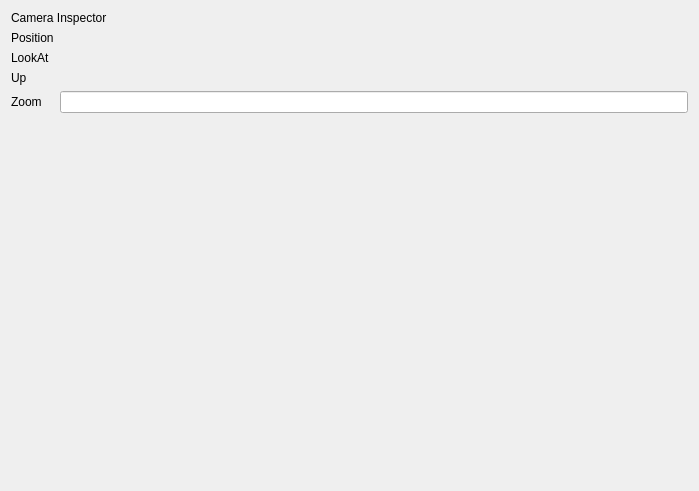
<?xml version="1.0" encoding="UTF-8"?>
<ui version="4.0">
 <class>CameraInspectorView</class>
 <widget class="QWidget" name="CameraInspectorView">
  <property name="geometry">
   <rect>
    <x>0</x>
    <y>0</y>
    <width>699</width>
    <height>491</height>
   </rect>
  </property>
  <property name="windowTitle">
   <string>Form</string>
  </property>
  <layout class="QVBoxLayout" name="verticalLayout">
   <item>
    <widget class="QLabel" name="label">
     <property name="text">
      <string>Camera Inspector</string>
     </property>
    </widget>
   </item>
   <item>
    <layout class="QFormLayout" name="formLayout">
     <item row="0" column="0">
      <widget class="QLabel" name="positionLabel">
       <property name="text">
        <string>Position</string>
       </property>
      </widget>
     </item>
     <item row="0" column="1">
      <widget class="PointView" name="positionWidget" native="true"/>
     </item>
     <item row="1" column="0">
      <widget class="QLabel" name="lookAtLabel">
       <property name="text">
        <string>LookAt</string>
       </property>
      </widget>
     </item>
     <item row="1" column="1">
      <widget class="PointView" name="lookAtWidget" native="true"/>
     </item>
     <item row="2" column="0">
      <widget class="QLabel" name="upLabel">
       <property name="text">
        <string>Up</string>
       </property>
      </widget>
     </item>
     <item row="2" column="1">
      <widget class="PointView" name="upWidget" native="true"/>
     </item>
     <item row="3" column="0">
      <widget class="QLabel" name="zoomLabel">
       <property name="text">
        <string>Zoom</string>
       </property>
      </widget>
     </item>
     <item row="3" column="1">
      <widget class="QLineEdit" name="zoomLineEdit"/>
     </item>
    </layout>
   </item>
   <item>
    <spacer name="verticalSpacer">
     <property name="orientation">
      <enum>Qt::Vertical</enum>
     </property>
     <property name="sizeHint" stdset="0">
      <size>
       <width>20</width>
       <height>40</height>
      </size>
     </property>
    </spacer>
   </item>
  </layout>
 </widget>
 <customwidgets>
  <customwidget>
   <class>PointView</class>
   <extends>QWidget</extends>
   <header>views/camerainspector/pointview.h</header>
   <container>1</container>
   <slots>
    <signal>editFinished()</signal>
   </slots>
  </customwidget>
 </customwidgets>
 <resources/>
 <connections>
  <connection>
   <sender>zoomLineEdit</sender>
   <signal>editingFinished()</signal>
   <receiver>CameraInspectorView</receiver>
   <slot>editingFinished()</slot>
   <hints>
    <hint type="sourcelabel">
     <x>111</x>
     <y>106</y>
    </hint>
    <hint type="destinationlabel">
     <x>112</x>
     <y>473</y>
    </hint>
   </hints>
  </connection>
  <connection>
   <sender>upWidget</sender>
   <signal>editFinished()</signal>
   <receiver>CameraInspectorView</receiver>
   <slot>editingFinished()</slot>
   <hints>
    <hint type="sourcelabel">
     <x>212</x>
     <y>82</y>
    </hint>
    <hint type="destinationlabel">
     <x>304</x>
     <y>490</y>
    </hint>
   </hints>
  </connection>
  <connection>
   <sender>lookAtWidget</sender>
   <signal>editFinished()</signal>
   <receiver>CameraInspectorView</receiver>
   <slot>editingFinished()</slot>
   <hints>
    <hint type="sourcelabel">
     <x>302</x>
     <y>55</y>
    </hint>
    <hint type="destinationlabel">
     <x>436</x>
     <y>491</y>
    </hint>
   </hints>
  </connection>
  <connection>
   <sender>positionWidget</sender>
   <signal>editFinished()</signal>
   <receiver>CameraInspectorView</receiver>
   <slot>editingFinished()</slot>
   <hints>
    <hint type="sourcelabel">
     <x>473</x>
     <y>37</y>
    </hint>
    <hint type="destinationlabel">
     <x>573</x>
     <y>490</y>
    </hint>
   </hints>
  </connection>
 </connections>
 <slots>
  <slot>editingFinished()</slot>
 </slots>
</ui>
